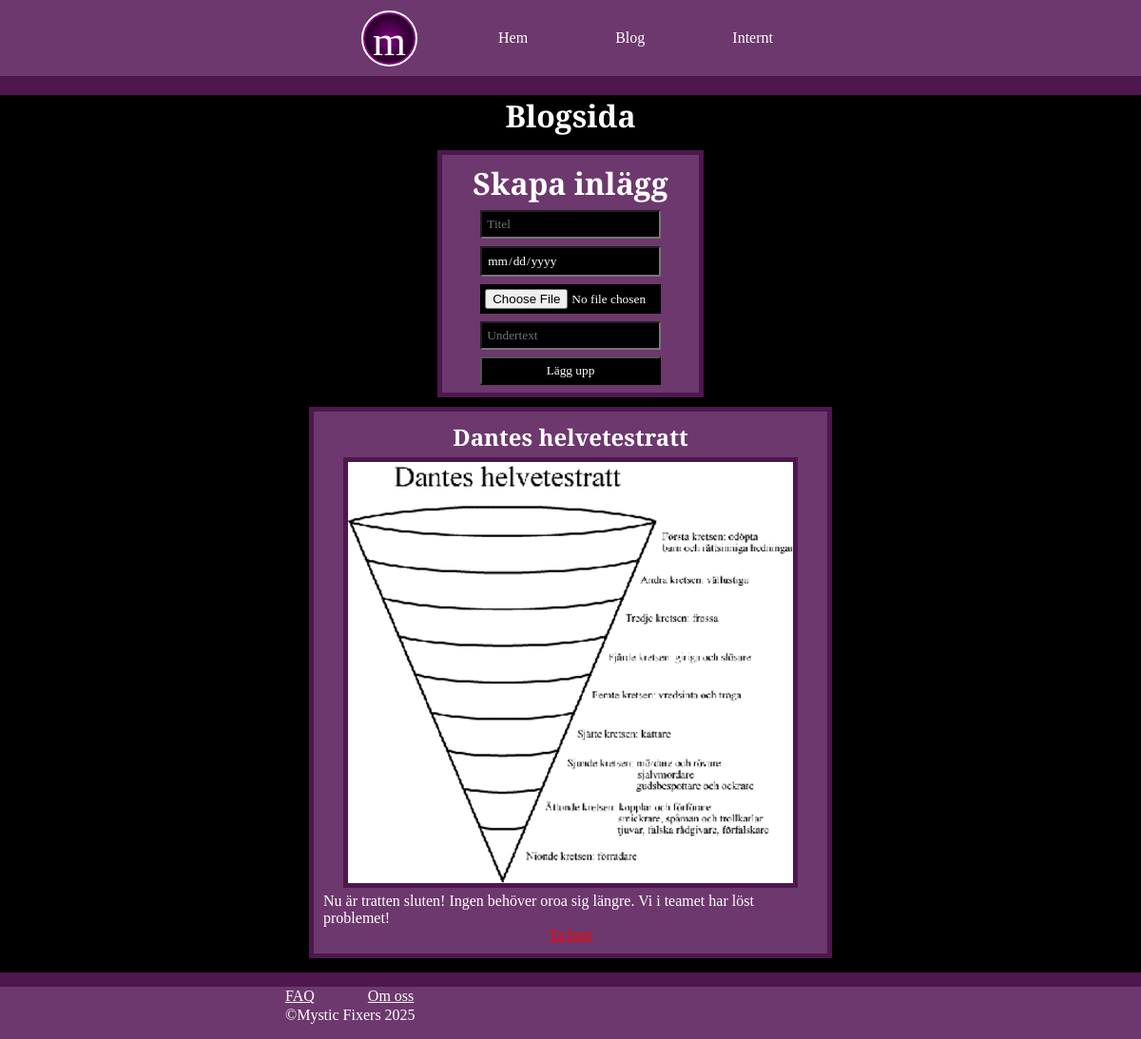
The page /index.php?location=blog (signed in) on the database its author committed.
### tables this page shows
CREATE TABLE `blogposts` (
  `id` int(11) NOT NULL,
  `datum` date NOT NULL DEFAULT current_timestamp(),
  `title` varchar(63) NOT NULL,
  `image` varchar(255) NOT NULL,
  `caption` varchar(255) NOT NULL
);

### index.php (the view, shortened to what this page needs)
<!DOCTYPE html>
<?php
    $server="localhost";
    $user="root";
    $password="";
    $link=mysqli_connect($server, $user, $password, "mysticfixers");
        ?>
<html lang="en">
<head>
    <link rel="stylesheet" href="style.css">
</head>
<body>
    <div id="background">
    </div>
    <div id="nav">
        <div id="navbox">
            <div id="logo">m</div>
            <a href="index.php?location=home">Hem</a>
            <a href="index.php?location=blog">Blog</a>
            <a href="index.php?location=login">Internt</a>
        </div>
    </div>
    <?php
        if(isset($_GET['location'])){
            $location = $_GET['location'];
        } else{
            $location = 'home';
        }
        if($location=='home'){
            ?>
            <div id="homecontent">
                    <p>Problem med spöken, förbannelser eller saker som rör sig av sig själva? Vi fixar det!</p>
                    <h1>Mystic Fixers</h1>
                    <div id="homecontentButtons">
                        Välkommen! Hur kan vi hjälpa dig?
                        <a id="akut" href="tel:666">Akut hjälp!</a>
                        <a href="index.php?location=report">Rapportera ett övernaturligt ärende</a>
                        <a href="index.php?location=blog">Se våra tidigare fall</a>
                    </div>
                </div>
            <?php
        } elseif($location=='omoss'){
            ?>
            <div id="omosscontent">
                <h1>Om oss</h1>
                <p>Välkommen till Mystic Fixers - experterna på att lösa det övernaturliga! Vi är ett team av erfarna utredare, mediet och teknikspecialister som hanterar allt från envisa spöken och mystiska skuggor till förbannade föremål och okända energier. Oavsett om du upplever märkliga ljud, plötsliga temperaturförändringar eller andra oförklarliga fenomen, står vi redo att hjälpa dig. Med en kombination av vetenskapliga metoder och gammal visdom ser vi till att din omgivning blir trygg igen. Mystic Fixers - för paranormala problem utan naturliga lösningar.</p>
            </div>
            <?php
        } elseif($location=='login'){
            if($_SESSION['login']==TRUE){
                ?>
                <div id="selection">
                    <h1>Du är inloggad som&nbsp;<?=$_SESSION['username']?>.</h1>
                    <div id="logoutbutton"><a href="logout.php" style="color:red;">Logga ut</a></div>
                    <h1>Ärenden</h1>
                    <?php
                    $sql = "SELECT * FROM tickets ORDER BY id ASC";
                    $result=mysqli_query($link, $sql);
                    while($rad=mysqli_fetch_assoc($result)){
                        $id=$rad['id'];
                        if(isset($_SESSION['status'])){
                            $_SESSION['id'] = $id;
                            header("Location: updatestatus.php");
                        }
                        ?>
                            <div class=post>
                                <div class="status"><?=$rad['status']?></div>
                                <div class="kontaktuppgifter">
                                    <h3>Uppgifter</h3>
                                    <p><?=$rad['name']?></p>
                                    <p><?=$rad['email']?></p>
                                    <p><?=$rad['phone']?></p>
                                </div>
                                <div class="desc">
                                    <h3 style="width:100%; padding-left: 20px;">Beskrivning</h3>
                                    <p style="width: 100%; padding-left: 20px;">Plats: <?=$rad['plats']?></p>
                                    <p style="width: 100%; padding-left: 20px;">Datum: <?=$rad['datum']?></p>
                                    <p style="width: 100%; padding-left: 20px;"><?=$rad['description']?></p>
                                </div>
                                <img src="ticketimages/<?=$rad["image"]?>">
                                <?php if($_SESSION['login']==True){?><a style="color:red; padding:5px;" href="deleteticket.php?id=<?=$rad['id']?>">Ta bort ärende</a><?php }?>
                                <div class="buttonsbar">
                                    <form action="" method="SESSION">
                                        <h3>Ändra status:</h3>
                                        <input type="submit" name="status" value="Pågående utredning">
                                        <input type="submit" name="status" value="Väntar på kunds svar">
                                        <input type="submit" name="status" value="Avslutat - Löst">
                                        <input type="submit" name="status" value="Avslutat - Oförklarigt">
                                    </form>
                                </div>
                            </div>
                        <?php
                    }
                    ?>
                </div>
                <?php
            } else{
                if(isset($_POST['login'])){
                    $sql="SELECT username FROM users";
                    $result=mysqli_query($link, $sql);
                    $usernames=[];
                    while($rad=mysqli_fetch_assoc($result)){
                        $usernames[] = $rad['username'];
                    }
                    $username=$_POST['username'];
                    $password=md5($_POST['password']);
                    if(in_array($username, $usernames)){
                        $sql="SELECT password FROM users WHERE username = '$username'";
                        $result=mysqli_query($link, $sql);
                        $rad=mysqli_fetch_assoc($result);
                        if($rad['password']==$password){
                            $_SESSION['login'] = TRUE;
                            $_SESSION['username'] = $username;
                            header("Location: index.php?location=login");
                            exit();
                        } else{
                            displaylogin();
                            ?><div style="color:red;z-index:10;">Fel användarnamn eller lösenord</div><?php
                        }
                    } else{
                        displaylogin();
                        ?><div style="color:red;z-index:10;">Fel användarnamn eller lösenord</div><?php
                    }
                } else{
                    displaylogin();
                }
            }
        } elseif($location=='faq'){
            ?>
            <div id="faqcontent">
                <h2>Vanliga frågor:</h2>
                <p>Q: Hur vet jag om jag behöver er hjälp?<br>A: Rapportera ditt fall så överväger vi. </p>
                <p>Q: Hur snabbt agerar ni?<br>A: Det beror på fallet, vanligtvist inom 48h.</p>
                <p>Q: Är det sant att spöken gillar att spela på Ouija-brädor?<br>A: Det beror på spöket.</p>
                <p>Q: Finns verkligen spöken?<br>A: Ja.</p>
                <p>Q: Jag hittade något slemmigt i min sons sovrum, är det spökslemm?<br>A: Vi är redan påväg.</p>
            </div>
            <?php
        } elseif($location=='report'){
            if(isset($_POST['send'])){
                $name=$_POST['namn'];
                $email=$_POST['e-post'];
                $phone=$_POST['phone'];
                $datum=$_POST['datum'];
                $plats=$_POST['plats'];
                $description=$_POST['description'];
                $photo=$_POST['photo']['name'];
                $file_name = $_FILES['photo']['name'];
                $tempname = $_FILES['photo']['tmp_name'];
                $folder = 'ticketimages/'.$file_name;
                $sql = "INSERT INTO tickets(name, email, phone, plats, datum, description, image, status) VALUES ('$name','$email','$phone', '$plats', '$datum', '$description', '$file_name', 'Nytt')";
                $result = mysqli_query($link, $sql);
                move_uploaded_file($tempname, $folder);
            }
            ?>
            <div id="report">
                <?php
                    if(isset($_POST['send'])){
                        ?>
                            <h1>Tack, vi har nu tagit emot anmälan!</h1>
                        <?php
                    } else{
                        ?><form action="index.php?location=report" method="POST" enctype="multipart/form-data">
                            <h2>Har du paranormala problem? Fyll i detta formulär!</h2>
                            <p>Kontaktinformation</p>
                            <input type="text" name="namn" placeholder="Ditt namn:" required>
                            <input type="text" name="e-post" placeholder="E-post:" required>
                            <input type="text" name="phone" placeholder="Telefonnummer:" required>
                            <p>Beskriv ditt problem.</p>
                            <input type="text" name="plats" placeholder="Plats för händelsen:" required>
                            <input type="date" name="datum" placeholder="Datum:" required>
                            <input type="text" name="description" placeholder="Skriv här:" required>
                            <p>Bild på problem:</p>
                            <input type="file" name="photo" style="outline:none;">
                            <input type="submit" name="send" value="Skicka"style="width: 100px;">
                            <p></p>
                        </form>
                <?php
                    }
                ?>
            </div>
            <?php
        } elseif($location=='blog'){
            ?>
            <div id="blog">
                <h1 style="width:100%; color:white; text-align:center;">Blogsida</h1>
                <?php
                if($_SESSION['login']==TRUE){
                    ?>
                    <div id="skapapost">
                        <form action="index.php?location=blog" method="POST" enctype="multipart/form-data">
                            <h1>Skapa inlägg</h1>
                            <input type="text" name="title" placeholder="Titel">
                            <input type="date" name="date" placeholder="Datum">
                            <input type="file" name="image">
                            <input type="text" name="caption" placeholder="Undertext">
                            <input type="submit" name="post" value="Lägg upp"></button>
                        </form>
                    </div>
                    <?php
                } ?>
                <?php
                $sql = "SELECT * FROM blogposts ORDER BY id ASC";
                    $result=mysqli_query($link, $sql);
                    while($rad=mysqli_fetch_assoc($result)){
                        ?>
                            <div class=post>
                                <h2><?=$rad["title"]?></h2>
                                <img src="images/<?=$rad["image"]?>">
                                <p><?=$rad["caption"]?></p>
                                <?php if($_SESSION['login']==True){?><a style="color:red;" href="deletepost.php?id=<?=$rad['id']?>">Ta bort</a><?php }?>
                            </div>
                        <?php
                    }
                ?>
            </div>
            <?php
        }else{
            ?><div id="notfound"><h1>404 : Not found</h1></div><?php
        }
        ?>
    <div id="footer">
        <div id="footbar">
            <div id="footerstuff">
                <div>
                   <a href="index.php?location=faq">FAQ</a>
                   <a href="index.php?location=omoss">Om oss</a>
                </div>
                <p>&copy;Mystic Fixers 2025</p>
            </div>
        </div>
    </div>
</body>
</html>

### style.css (style rules this page uses)
:root { --primary: rgb(78, 23, 78); --primary2: rgb(109, 56, 109); --secondary: green; }
* { margin: 0; padding: 0; box-sizing: border-box; font-family: "PT Serif Caption"; }
body { height: 100vh; background-color: black; display: flex; align-items: center; justify-content: center; flex-direction: row; overflow: hidden; }
#background { position: fixed; width: 100%; height: 100vh; }
#nav { position: absolute; top: 0; width: 100%; height: 80px; background-color: var(--primary2); outline: 20px solid var(--primary); display: flex; justify-content: center; user-select: none; }
#navbox { width: 600px; height: 80px; display: flex; align-items: center; justify-content: space-evenly; }
#navbox a { color: white; text-decoration: none; padding: 5px; }
#logo { width: 55px; height: 55px; padding: 2.5px; font-family: "Webdings"; outline: 2.5px solid white; border: 2.5px solid purple; border-radius: 50%; font-size: 45px; text-align: center; color: white; background-image: radial-gradient(purple, black); }
#footer { position: absolute; width: 100%; bottom: 0; height: 170px; }
#footbar { position: absolute; bottom: 0; width: 100%; height: 70px; background-color: var(--primary2); border-top: 15px solid var(--primary); }
#footerstuff { color: white; margin: auto; width: 80%; max-width: 600px; height: 40px; display: flex; justify-content: space-evenly; flex-direction: column; user-select: none; }
#footerstuff a { color: white; }
#blog { position: absolute; top: 100px; bottom: 70px; width: 80%; max-width: 600px; height: auto; background-color: transparent; z-index: 1; overflow-y: scroll; background-color: transparent; }
#skapapost { width: 270px; height: 250px; background-color: var(--primary2); outline: 5px solid var(--primary); position: relative; display: flex; align-items: center; justify-content: center; color: white; margin: 20px; margin-left: auto; margin-right: auto; }
#skapapost form { height: 100%; width: auto; display: flex; align-items: start; justify-content: space-evenly; flex-direction: column; }
#skapapost form input { background-color: black; color: white; padding: 5px; margin-left: auto; margin-right: auto; width: 80%; }
#skapapost form h1 { color: white; text-align: center; width: 100%; user-select: none; }
.post { margin-left: auto; margin-right: auto; width: 90%; background-color: var(--primary2); outline: 5px solid var(--primary); padding: 10px; color: white; display: flex; justify-content: center; align-items: center; flex-direction: column; margin-bottom: 10px; margin-top: 20px; margin-bottom: 20px; }
.post img { margin: 10px; width: 90%; outline: 5px solid var(--primary); }

### rows shown on the page
blogposts: title "Dantes helvetestratt", image (picture), caption "Nu är tratten sluten! Ingen behöver oroa sig längre. Vi i teamet har löst problemet!"
